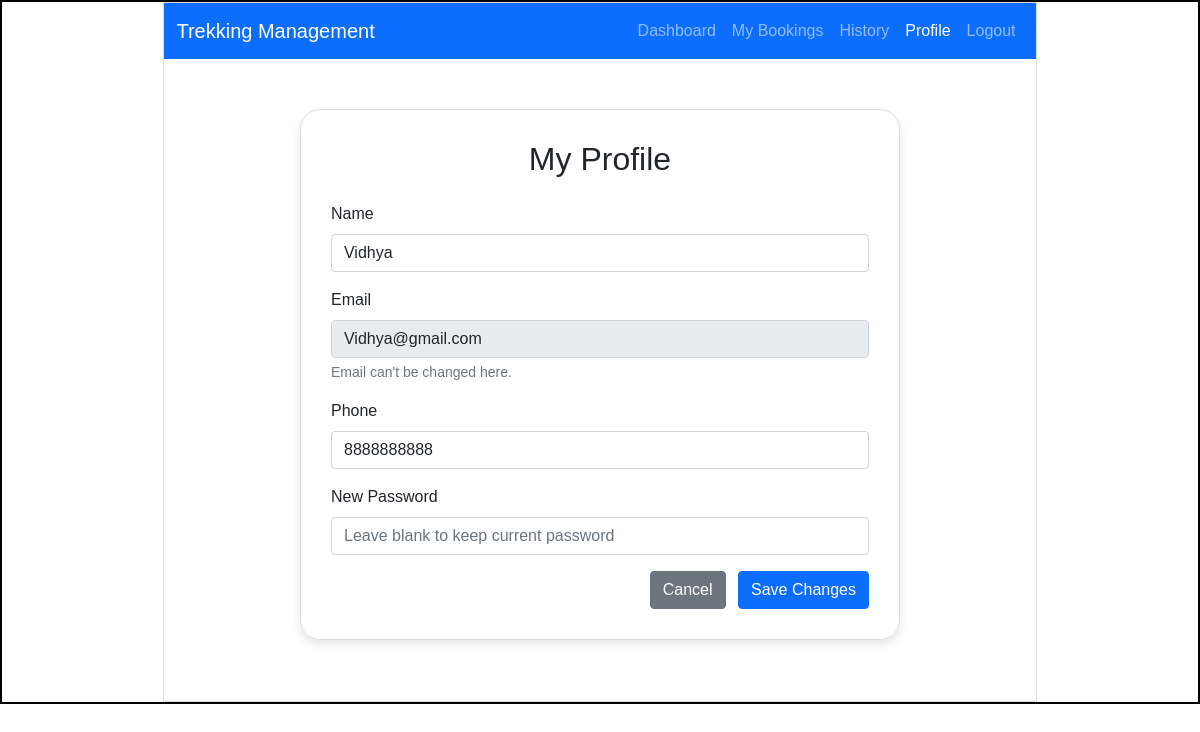
Before: /trekker/profile/2 (signed in) with the older database file.
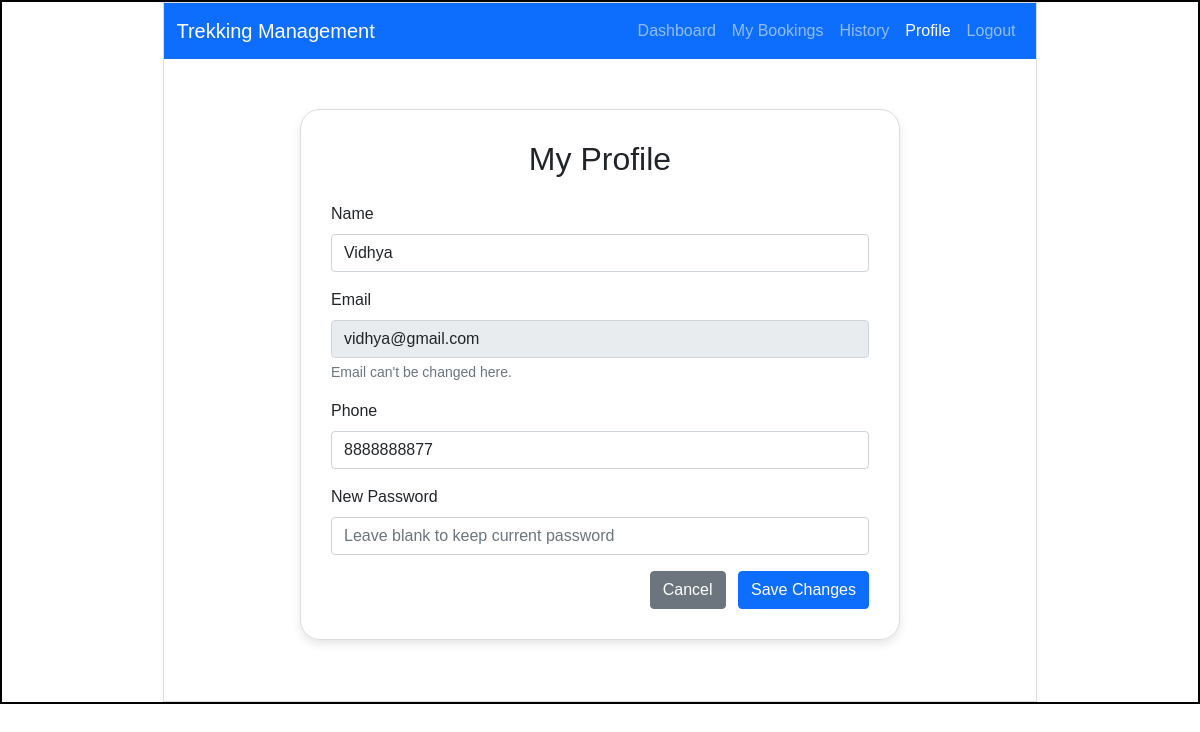
After: the same page with the newer database file.
### models.py (models this page shows)
class User(db.Model):
    __tablename__ = "user"
    id = db.Column(db.Integer  , primary_key = True)
    name = db.Column(db.String() , nullable=False)
    email=db.Column(db.String(), unique = True , nullable=False )
    password = db.Column(db.String() , nullable=False)
    phone = db.Column(db.String(15) , nullable=False ,unique = True)
    role = db.Column(db.String(), nullable=False , default='trekker')
    is_blacklisted = db.Column(db.Boolean , nullable= False , default = False)
    bookings = db.relationship( "Booking" ,backref = "user",lazy=True) # One User -> Many Bookings
    staff_profile = db.relationship("Staff_Profile",backref = "user",uselist=False,lazy=True)

### app.py (the view, shortened to what this page needs)
@app.route("/trekker/profile/<int:user_id>", methods=["GET", "POST"])
@role_required("trekker")
@login_required
def trekker_profile(user_id):
    user = User.query.get_or_404(user_id)
    return render_template("trekker_profile.html", user=user)

### app.py (called while the page is built)
def login_required(f):
    @wraps(f)
    def wrapper(*args, **kwargs):
        if 'user_id' not in session:
            flash("Please log in to continue.", "warning")
            return redirect(url_for("login"))
        if 'user_id' in kwargs and kwargs['user_id'] != session['user_id']:
            flash("You don't have access to that page.", "warning")
            return _redirect_to_own_area()
        return f(*args, **kwargs)
    return wrapper

def role_required(*roles):
    def decorator(f):
        @wraps(f)
        def wrapper(*args, **kwargs):
            if 'user_id' not in session:
                flash("Please log in to continue.", "warning")
                return redirect(url_for("login"))
            if session.get('role') not in roles:
                flash("You don't have access to that page.", "warning")
                return _redirect_to_own_area()
            return f(*args, **kwargs)
        return wrapper
    return decorator

### templates/trekker_profile.html (shortened to what this page needs)
<!DOCTYPE html>
<html lang="en">
<head>
    <link rel="stylesheet" href="{{ url_for('static', filename='style.css') }}">
    <link href="https://cdn.jsdelivr.net/npm/bootstrap@5.0.2/dist/css/bootstrap.min.css" rel="stylesheet">
</head>
<body>
    <div id="main">
        <div id="canvas">
            <nav class="navbar navbar-expand-lg navbar-dark bg-primary">
                <div class="container-fluid">
                    <a class="navbar-brand" href="/trekker/dashboard/{{ user.id }}">Trekking Management</a>
                    <div class="navbar-nav ms-auto">
                        <a class="nav-link" href="/trekker/dashboard/{{ user.id }}">Dashboard</a>
                        <a class="nav-link" href="/trekker/bookings/{{ user.id }}">My Bookings</a>
                        <a class="nav-link" href="/trekker/history/{{ user.id }}">History</a>
                        <a class="nav-link active" href="/trekker/profile/{{ user.id }}">Profile</a>
                        <a class="nav-link" href="/logout">Logout</a>
                    </div>
                </div>
            </nav>
            <div id="form-body">
                <h2 class="text-center mb-4">My Profile</h2>
                <form action="{{ url_for('trekker_profile', user_id=user.id) }}" method="POST">
                    <div class="mb-3">
                        <label class="form-label">Name</label>
                        <input type="text" class="form-control" name="name" value="{{ user.name }}" required>
                    </div>
                    <div class="mb-3">
                        <label class="form-label">Email</label>
                        <input type="email" class="form-control" value="{{ user.email }}" disabled>
                        <div class="form-text">Email can't be changed here.</div>
                    </div>
                    <div class="mb-3">
                        <label class="form-label">Phone</label>
                        <input type="text" class="form-control" name="phone" value="{{ user.phone }}" maxlength= "10">
                    </div>
                    <div class="mb-3">
                        <label class="form-label">New Password</label>
                        <input type="password" class="form-control" name="password" placeholder="Leave blank to keep current password">
                    </div>
                    <div class="text-end">
                        <a href="/trekker/dashboard/{{ user.id }}" class="btn btn-secondary me-2">Cancel</a>
                        <button type="submit" class="btn btn-primary">Save Changes</button>
                    </div>
                </form>
            </div>
        </div>
    </div>
</body>
</html>

Changed rows visible on the page:
changed User "Vidhya": email "Vidhya@gmail.com" → "vidhya@gmail.com"; phone "8888888888" → "8888888877"
